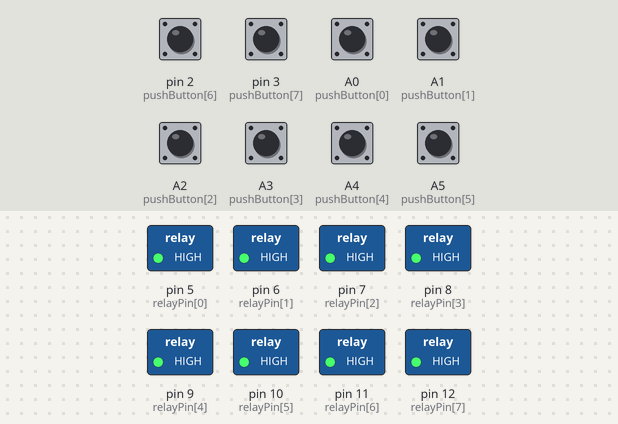
The sketch below on a simulated Arduino Uno, built with avr-gcc and run on an emulated ATmega328P. Shown: switched loads named in the sketch (green lamp = pin HIGH). Inputs (shaded band) come from the test bench; at power-on: A0 (pushButton[0]), A1 (pushButton[1]), A2 (pushButton[2]), A3 (pushButton[3]), A4 (pushButton[4]), A5 (pushButton[5]), pin 2 (pushButton[6]), pin 3 (pushButton[7]) HIGH.

Above: at 1.2 s.
1.3 s: pin 2 (pushButton[6]) pulled LOW for 0.15 s
At 2.3 s:
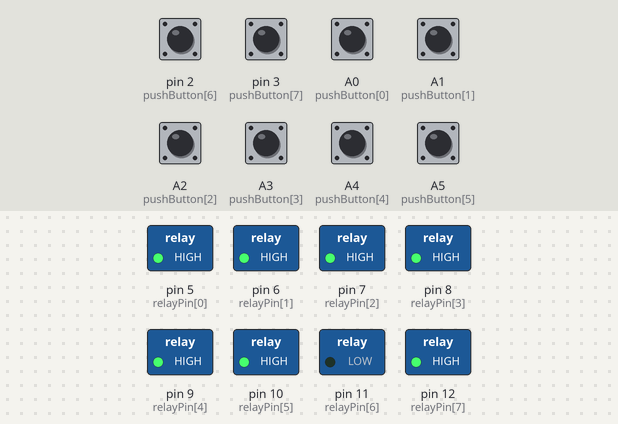
2.9 s: pin 3 (pushButton[7]) pulled LOW for 0.15 s
At 3.5 s:
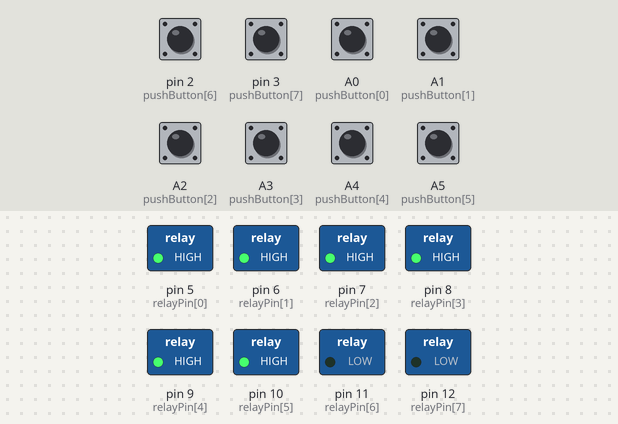
4.5 s: A0 (pushButton[0]) pulled LOW for 0.15 s
At 5.8 s:
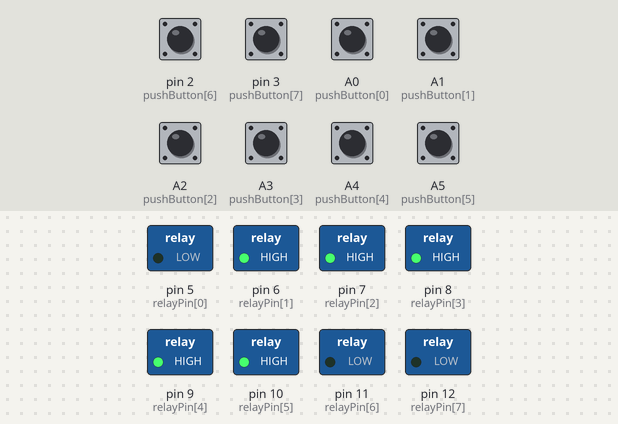
6.1 s: A1 (pushButton[1]) pulled LOW for 0.15 s
At 7.1 s:
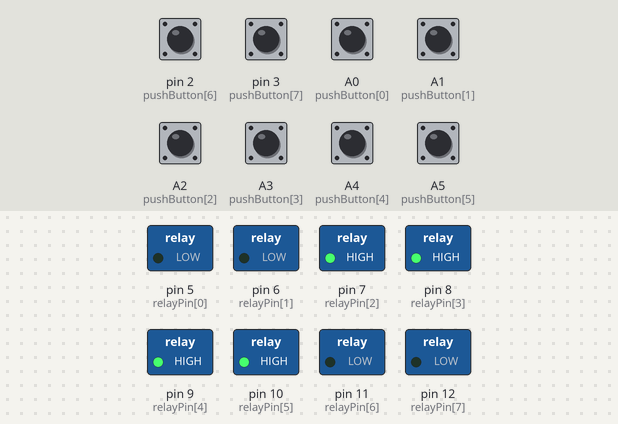
7.7 s: A2 (pushButton[2]) pulled LOW for 0.15 s
At 8.3 s:
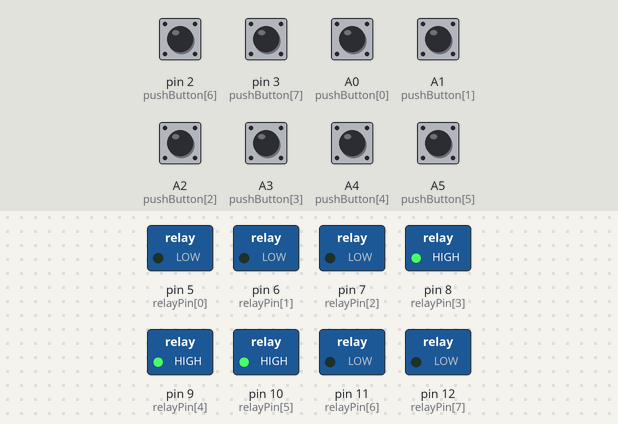
9.3 s: A3 (pushButton[3]) pulled LOW for 0.15 s
At 10.7 s:
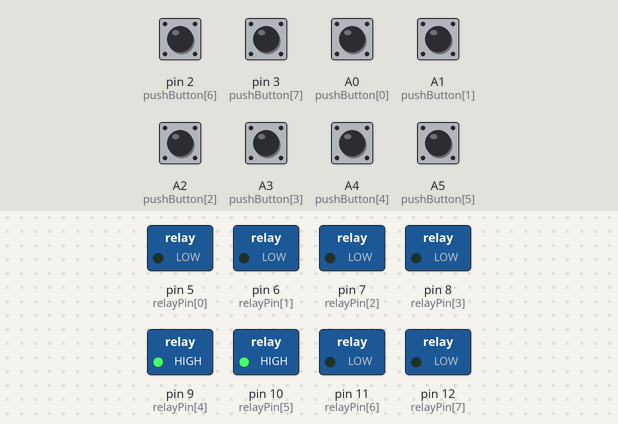
Timing chart, 0 to 11.9 s (numbered marks = the images above; inputs shaded):
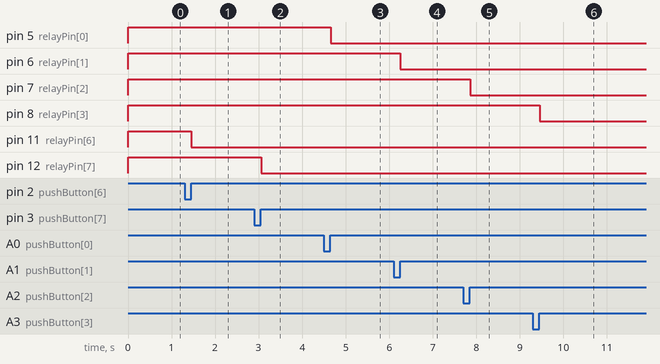

Measured:
- after the input at 1.3 s, pin 11 (relayPin[6]): HIGH → LOW after 0.16 s
- after the input at 2.9 s, pin 12 (relayPin[7]): HIGH → LOW after 0.16 s
- after the input at 4.5 s, pin 5 (relayPin[0]): HIGH → LOW after 0.16 s
- after the input at 6.1 s, pin 6 (relayPin[1]): HIGH → LOW after 0.16 s
- after the input at 7.7 s, pin 7 (relayPin[2]): HIGH → LOW after 0.16 s
- after the input at 9.3 s, pin 8 (relayPin[3]): HIGH → LOW after 0.16 s

The sketch:

8RelayModuleBT.ino
```cpp
/*
  |\/|   | _  |
  |  |(|(|(/_ |)\/
                /
                  ___     _   _ _               _
                 / _ \___| |_(_) |_/\   /\_   _| | ___ __ _ _ __
                / /_)/ _ \ __| | __\ \ / / | | | |/ __/ _` | '_ \
               / ___/  __/ |_| | |_ \ V /| |_| | | (_| (_| | | | |
               \/    \___|\__|_|\__| \_/  \__,_|_|\___\__,_|_| |_|
*/

// Import Library
#include <SoftwareSerial.h>     // Create a virtual serial

// Define Bluetooth module
SoftwareSerial BTSerial(13, 4); // RX | TX  = > Bluetooth-TX=13 BT-RX=4
// Define push button inputs
const int pushButton[] = {A0, A1, A2, A3, A4, A5, 2, 3};
// Output pins where 8 relays will be connected
const int relayPin[] = {5, 6, 7, 8, 9, 10, 11, 12};
// Define name for 8 relays
String relayNames[] = {"CH1=", "CH2=", "CH3=", "CH4=", "CH5=", "CH6=", "CH7=", "CH8="};
// Status of each buttons
int pushed[] = {0, 0, 0, 0, 0, 0, 0, 0};
// Initial status of relay
int relayStatus[] = {HIGH, HIGH, HIGH, HIGH, HIGH, HIGH, HIGH, HIGH};
// Define variable for bluetooth message
int messageBt;
// Define variable for time elapsed
int elapsedTime;

void setup()
{
  // Initialize serial monitor (Uncomment for debug)
  //Serial.begin(9600);
  // Initialize elapsed time to 0
  elapsedTime = 0;
  // Initialize Bluetooth
  BTSerial.begin(9600);
  // Setup iterator for all buttons and relay
  for (int i = 0; i < 8; i++)
  {
    // Define all buttons input pins
    pinMode(pushButton[i], INPUT_PULLUP);
    // Define all relay output pins
    pinMode(relayPin[i], OUTPUT);
    // initial relay status to be OFF
    digitalWrite(relayPin[i], HIGH);
  }
}

void loop()
{
  for (int i = 0; i < 8; i++)
  {
    // Read value of each button
    int  val = digitalRead(pushButton[i]);
    // Enter if button is pushed and relayStatus is LOW
    if (val == HIGH && relayStatus[i] == LOW)
    {
      // Inverted pushed status
      pushed[i] = 1 - pushed[i];
      // informs the front APP that the status has changed
      BTSerial.println(relayNames[i] + pushed[i]);
    }
    // relayStatus take val value
    relayStatus[i] = val;
    // Enter if pushed value is HIGH
    if (pushed[i] == HIGH)
    {
      // Turn ON relay
      digitalWrite(relayPin[i], LOW);
    }
    // Enter if pushed value is LOW
    else
    {
      // Turn OFF relay
      digitalWrite(relayPin[i], HIGH);
    }
  }
  //delay(100);

  while (BTSerial.available())
  {
    // Uncomment for debug
    //Serial.print("Recu sur bluetooth: ");
    // Receiving Bluetooth String and cast into int
    messageBt = BTSerial.readString().toInt();
    messageBt--;
    // Uncomment to see messageBt in Serial
    // Serial.println(messageBt);
    // Use 8 for get status of each relay
    if (messageBt == 8)
    {
      state();
    }
    // Use 0 to 7 to change each 8 relay status
    if (messageBt >= 0 && messageBt < 8)
    {
      // Inverted pushed status
      pushed[messageBt] = 1 - pushed[messageBt];
      // Informs the front APP of action
      BTSerial.println(relayNames[messageBt] + pushed[messageBt]);
    }
  }
}

// Methode to Informs front APP of the 8 relays states
void state()
{
  // For each 8 relay
  for (int i = 0; i < 8; i++)
  {
    // If pushed value is HIGH
    if (pushed[i] == HIGH)
    {
      // Informs front APP relay status is HIGH
      BTSerial.println(relayNames[i] + "1");
    }
    // If pushed value is LOW
    else
    {
      // Informs front APP relay status is LOW
      BTSerial.println(relayNames[i] + "0");
    }
    // Wait 100ms
    delay(100);
  }
}
```
